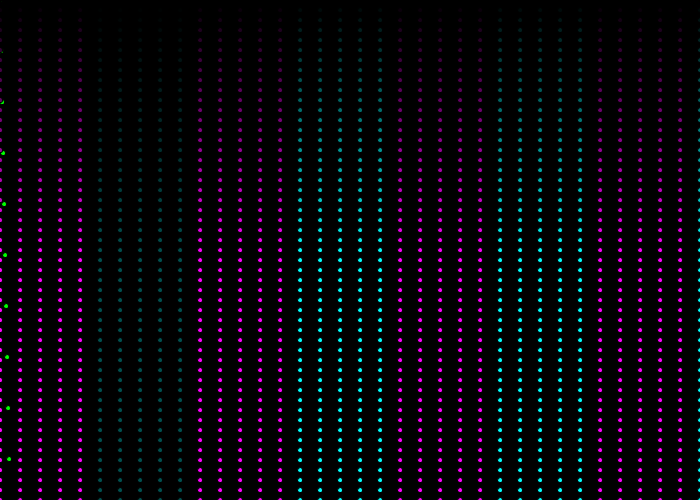
Frame 1 (no input)
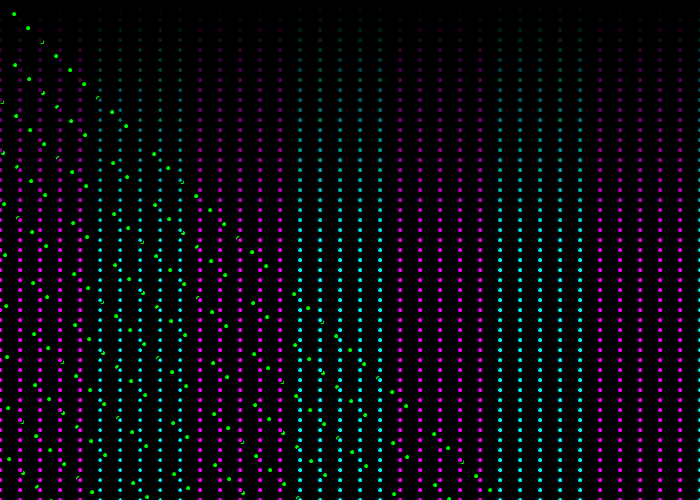
Frame 60 (the mouse pressed at the canvas centre just before this capture)
Frame 120 (the mouse held since frame 60 and released just before this capture): identical to frame 60, image omitted

The Processing sketch that drew these frames (run headless with seeded random() and noise(); from frame 60 on, the mouse is pressed at the canvas centre):

// Processing sketch: monsonLoopShape
// ── monsonLoopShape.pde
int xPosition = 0;

 void setup(){
 size(700,500);
 background(0);
}

void draw(){
//green diagonals

for (int x=0; x < width; x=x+50){
    fill(0, 255, 0);
    ellipse(xPosition, x+xPosition, 5,5);
    xPosition++;
} 
//for (int i=0; i < 720; i=i+5){
//  fill(0, 255, 0, 40);    
//  ellipse(i, i-600, 5,5);
//  ellipse(i, i-590, 5,5);
//  ellipse(i, i-580, 5,5);
//  ellipse(i, i-570, 5,5);
//  ellipse(i, i-560, 5,5);
//  
//  ellipse(i, i-500, 5,5);
//  ellipse(i, i-490, 5,5);
//  ellipse(i, i-480, 5,5);
//  ellipse(i, i-470, 5,5);
//  ellipse(i, i-460, 5,5);
//  
//  ellipse(i, i-400, 5,5);
//  ellipse(i, i-390, 5,5);
//  ellipse(i, i-380, 5,5);
//  ellipse(i, i-370, 5,5);
//  ellipse(i, i-360, 5,5);
//  
//  ellipse(i, i-300, 5,5);
//  ellipse(i, i-290, 5,5);
//  ellipse(i, i-280, 5,5);
//  ellipse(i, i-270, 5,5);
//  ellipse(i, i-260, 5,5);
//  
//  ellipse(i, i-200, 5,5);
//  ellipse(i, i-190, 5,5);
//  ellipse(i, i-180, 5,5);
//  ellipse(i, i-170, 5,5);
//  ellipse(i, i-160, 5,5);
//  
//  ellipse(i, i-100, 5,5);
//  ellipse(i, i-90, 5,5);
//  ellipse(i, i-80, 5,5);
//  ellipse(i, i-70, 5,5);
//  ellipse(i, i-60, 5,5);
//  
//  ellipse(i, i, 5,5);
//  ellipse(i, i+10, 5,5);
//  ellipse(i, i+20, 5,5);
//  ellipse(i, i+30, 5,5);
//  ellipse(i, i+40, 5,5);
//  
//  ellipse(i, i+100, 5,5);
//  ellipse(i, i+110, 5,5);
//  ellipse(i, i+120, 5,5);
//  ellipse(i, i+130, 5,5);
//  ellipse(i, i+140, 5,5);
//  
//  ellipse(i, i+200, 5,5);
//  ellipse(i, i+210, 5,5);
//  ellipse(i, i+220, 5,5);
//  ellipse(i, i+230, 5,5);
//  ellipse(i, i+240, 5,5);
//  
//  ellipse(i, i+300, 5,5);
//  ellipse(i, i+310, 5,5);
//  ellipse(i, i+320, 5,5);
//  ellipse(i, i+330, 5,5);
//  ellipse(i, i+340, 5,5);
//  
//  ellipse(i, i+400, 5,5);
//  ellipse(i, i+410, 5,5);
//  ellipse(i, i+420, 5,5);
//  ellipse(i, i+430, 5,5);
//  ellipse(i, i+440, 5,5);
//}


//pink and teal vertical lines
for (int i=0; i < 505 ; i=i+10){
  for (int j=0; j < 705; j=j+20){
    fill(0, 0+i, 0+i, 80);
        if (j< 100 || j>180){
        fill(0+i, 0, 0+i);
        }

      if (j>280){
        fill(0, 0+i, 0+i);
        }
       if (j>380){
        fill(0+i, 0, 0+i);
        }
        if (j>480){
        fill(0, 0+i, 0+i);
        }
        if (j>580){
        fill(0+i, 0, 0+i);
        }
        if (j>680){
        fill(0, 0+i, 0+i);
        }         
    ellipse(j, i, 5,5);
  }
}

}
